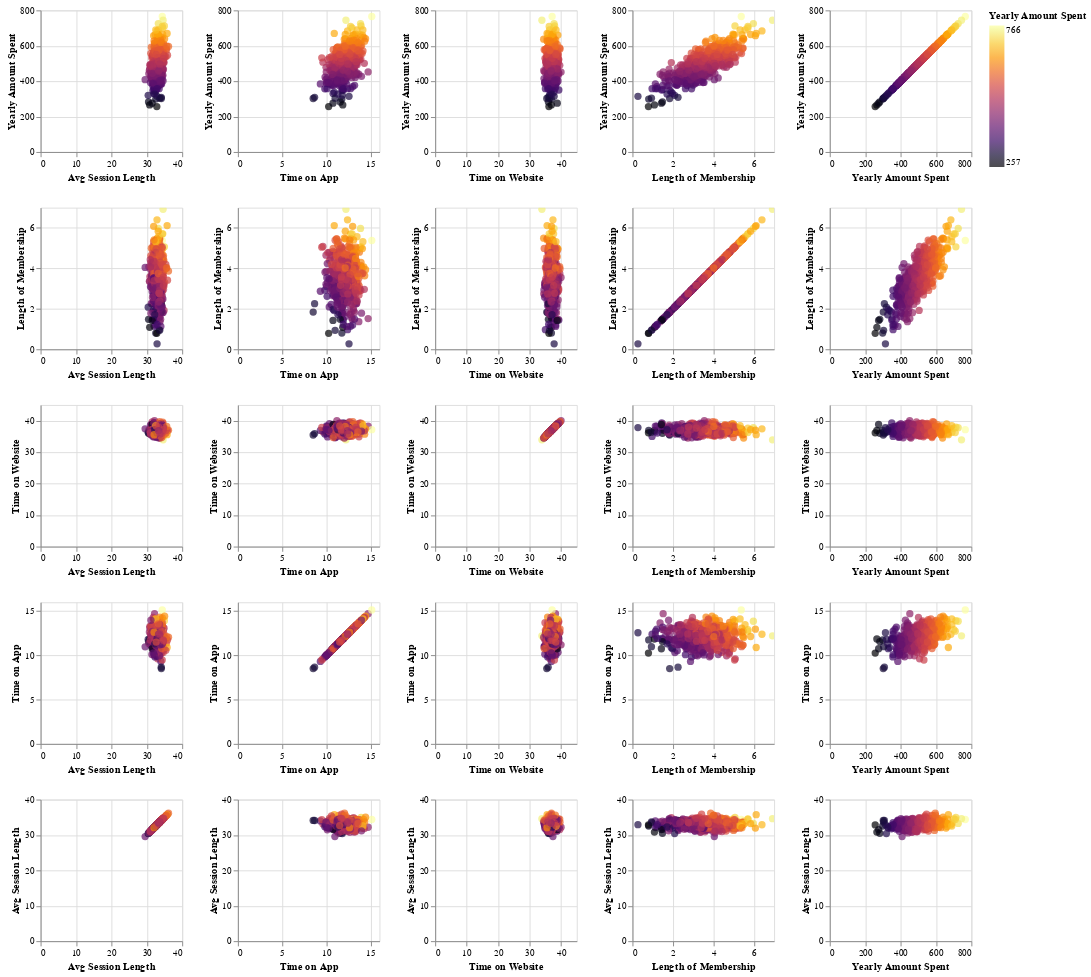

The code cell stored with this chart in its notebook:
### Code cell
# Scatter matrix
scatter_matrix = alt.Chart(df).mark_circle(size=60).encode(
    alt.X(alt.repeat('column'), type='quantitative'),
    alt.Y(alt.repeat('row'), type='quantitative'),
    color=alt.Color('Yearly Amount Spent', scale=alt.Scale(scheme='inferno')),
    tooltip=['Avg Session Length', 'Time on App', 'Time on Website', 'Length of Membership', 'Yearly Amount Spent']
).properties(
    width=150,
    height=150
).repeat(
    row=['Yearly Amount Spent', 'Length of Membership', 'Time on Website', 'Time on App', 'Avg Session Length'],
    column=['Avg Session Length', 'Time on App', 'Time on Website', 'Length of Membership', 'Yearly Amount Spent']
).interactive()

scatter_matrix

### Figure 1 — Vega-Lite specification as saved in the notebook (floating-point values rounded to 4 significant figures; data arrays with more than 128 entries replaced by an {"elided": "..."} marker saying what was removed)
{"config": {"view": {"continuousWidth": 400, "continuousHeight": 300}}, "repeat": {"column": ["Avg Session Length", "Time on App", "Time on Website", "Length of Membership", "Yearly Amount Spent"], "row": ["Yearly Amount Spent", "Length of Membership", "Time on Website", "Time on App", "Avg Session Length"]}, "spec": {"data": {"name": "data-d2923a9a885db49c70fcf1f4f2c20644"}, "mark": {"type": "circle", "size": 60}, "encoding": {"color": {"field": "Yearly Amount Spent", "scale": {"scheme": "inferno"}, "type": "quantitative"}, "tooltip": [{"field": "Avg Session Length", "type": "quantitative"}, {"field": "Time on App", "type": "quantitative"}, {"field": "Time on Website", "type": "quantitative"}, {"field": "Length of Membership", "type": "quantitative"}, {"field": "Yearly Amount Spent", "type": "quantitative"}], "x": {"field": {"repeat": "column"}, "type": "quantitative"}, "y": {"field": {"repeat": "row"}, "type": "quantitative"}}, "height": 150, "selection": {"selector003": {"type": "interval", "bind": "scales", "encodings": ["x", "y"]}}, "width": 150}, "$schema": "https://vega.github.io/schema/vega-lite/v4.17.0.json", "datasets": {"data-d2923a9a885db49c70fcf1f4f2c20644": {"elided": "500 records"}}}
